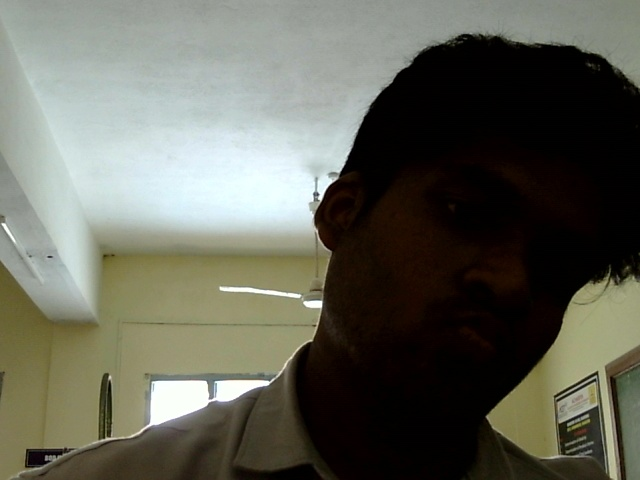
#> input picture Old/captured.jpg, 640 x 480 px
$ python -i DeviceTherai.py   (imports and definitions only)
#> lines starting #> are read from the running program, lines starting #| are printed output that depends on the picture; after the words box and inside, x2 and y2 are one past the last pixel; in counts of white or black regions, pixels touching at a corner belong together
# [143 lines of commented-out code are left out]


import cv2
import pandas as pd
import numpy as np
import os
import requests
from datetime import datetime

# ---------- Settings ----------
CSV_PATH = "colornames.csv"
MIN_CONTOUR_AREA = 1000
SAT_THRESH = 80
VAL_THRESH = 80
BACKEND_URL = "http://10.190.225.20:8080/opencv/save"

SAVE_DIRS = ["captures/tank1", "captures/tank2"]
# [2 lines not run here, left out]

# ---------- Load colors CSV ----------
def hex_to_rgb(hex_str):
    hex_str = str(hex_str).lstrip('#')
    return tuple(int(hex_str[i:i+2], 16) for i in (0, 2, 4))

colors_df = pd.read_csv(CSV_PATH)
#> (reads colornames.csv from the repository)
colors_df[["R", "G", "B"]] = colors_df["hex"].apply(lambda x: pd.Series(hex_to_rgb(x)))
#> further down, picture is the input picture: shape (480, 640, 3); mean B, G, R 88.8, 100.1, 99.3

def get_color_name(b, g, r):
    min_dist = 1e9
    cname, hex_code = "Unknown", "#000000"
    for i in range(len(colors_df)):
        dr, dg, db = int(colors_df.loc[i, "R"]), int(colors_df.loc[i, "G"]), int(colors_df.loc[i, "B"])
        dist = abs(r - dr) + abs(g - dg) + abs(b - db)
        if dist < min_dist:
            min_dist = dist
            cname = colors_df.loc[i, "name"]
            hex_code = colors_df.loc[i, "hex"]
    return cname, hex_code

# ---------- Send to backend ----------
# [15 lines left out: function send_to_backend, not called in this run]

# ---------- Color detection ----------
def detect_colors(frame):
    """
    Detect only one dominant color per frame
    """
    gray = cv2.cvtColor(frame, cv2.COLOR_BGR2GRAY)
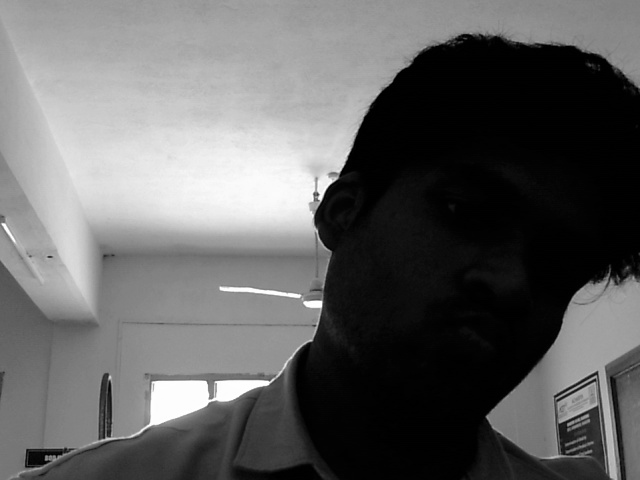
#> gray: shape (480, 640); min 0, max 255, mean 98.5
    blur = cv2.GaussianBlur(gray, (3,3), 0)
    _, thresh = cv2.threshold(blur, 0, 255, cv2.THRESH_BINARY + cv2.THRESH_OTSU)
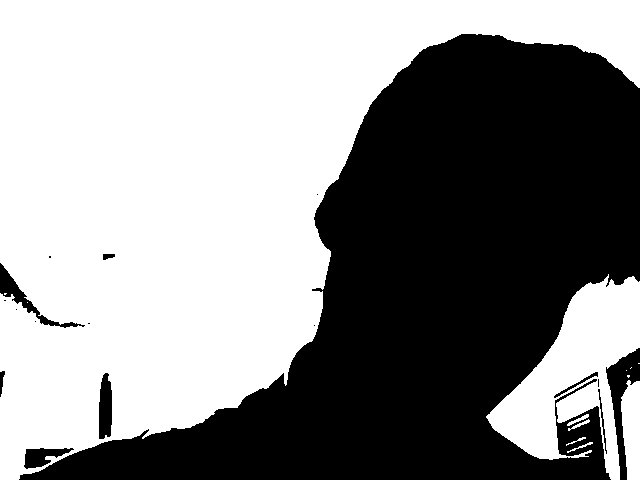
#> thresh: shape (480, 640); 56.1% white; 17 black regions (8 under 20 px), largest, box (x1, y1, x2, y2) and area: (19, 34, 640, 480) 130848, (606, 348, 640, 480) 1622, (0, 263, 85, 328) 839
    kernel = cv2.getStructuringElement(cv2.MORPH_ELLIPSE, (3,3))
    thresh = cv2.morphologyEx(thresh, cv2.MORPH_CLOSE, kernel, iterations=1)
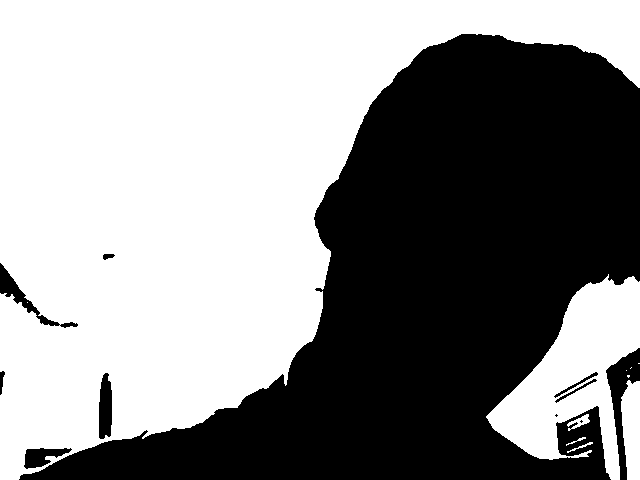
#> thresh: shape (480, 640); 56.1% white; 11 black regions (2 under 20 px)
    contours, _ = cv2.findContours(thresh, cv2.RETR_EXTERNAL, cv2.CHAIN_APPROX_SIMPLE)
#> contours = 11 contours, 6 with area under 20; largest, box (x1, y1, x2, y2) and area: (0, 0, 640, 480) 156762, (486, 274, 640, 480) 14070, (621, 380, 640, 480) 1452, (567, 414, 590, 431) 122, (567, 442, 593, 453) 26

    if not contours:
        return []

    # Use the largest contour to determine dominant color
    largest_contour = max(contours, key=cv2.contourArea)
#> largest_contour = contour of 559 points, box (x1, y1, x2, y2) (0, 0, 640, 480), area 156762
    if cv2.contourArea(largest_contour) < MIN_CONTOUR_AREA:
        return []

    x, y, w, h = cv2.boundingRect(largest_contour)
#> x = 0; y = 0; w = 640; h = 480
    roi = frame[y:y+h, x:x+w]
    if roi.size == 0:
        return []

    hsv = cv2.cvtColor(roi, cv2.COLOR_BGR2HSV)
#> hsv: shape (480, 640, 3); mean H, S, V 41.4, 104.3, 103.4
    sat, val = hsv[:,:,1].astype(np.int32), hsv[:,:,2].astype(np.int32)
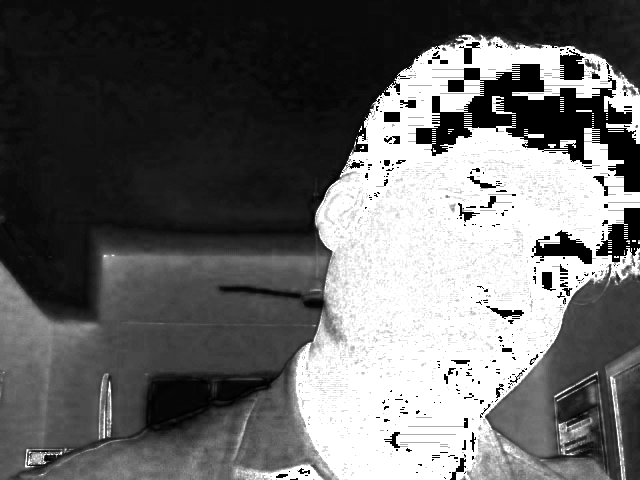
#> sat: shape (480, 640) int32; min 0, max 255, mean 104.3
    mask = (sat >= SAT_THRESH) & (val >= VAL_THRESH)
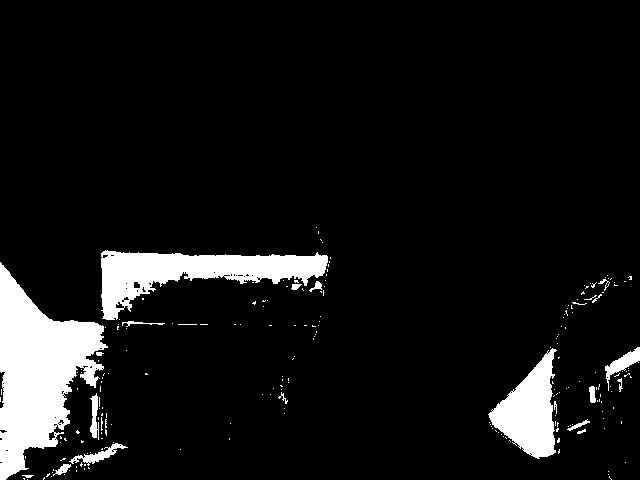
#> mask: shape (480, 640) bool; 8.3% white; 216 white regions (196 under 20 px), largest, box (x1, y1, x2, y2) and area: (0, 262, 108, 480) 12092, (101, 250, 328, 320) 6855, (488, 348, 557, 459) 4054

    if np.any(mask):
        idx_flat = np.argmax((sat * mask)*1000 + val*mask)
#> idx_flat = 163947
        idx = np.unravel_index(idx_flat, sat.shape)
#> idx = (256, 107)
        py, px = idx
#> py = 256; px = 107
        b, g, r = roi[py, px].tolist()
#> b = 25; g = 72; r = 80
    else:
        cy, cx = h//2, w//2
        b, g, r = roi[cy, cx].tolist()

    color_name, hex_code = get_color_name(b, g, r)
#> the loop in get_color_name, `for i in range(len(colors_df)):` made 30364 passes
#> (dist, min_dist) on passes 1, 3, 36, 41, 392, 1216, 1586: (161, 161), (79, 79), (72, 72), (35, 35), (24, 24), (23, 23), (18, 18)
#> dist on passes 2, 4, 5, 6, 7, 8: 203, 239, 189, 198, 377, 153
#> after the loop in get_color_name, `for i in range(len(colors_df)):`: cname = 'Uniform Green'; hex_code = '#4c4623'; min_dist = 16
#> color_name = 'Uniform Green'; hex_code = '#4c4623'
    return [(color_name, hex_code)]  # Only one dominant color

# ---------- Main ----------
# [48 lines left out: function capture_photos, not called in this run]

# [2 lines not run here, left out]

>>> import cv2
>>> picture = cv2.imread('captured.jpg')
>>> result = detect_colors(picture)
#> result = [('Uniform Green', '#4c4623')]
